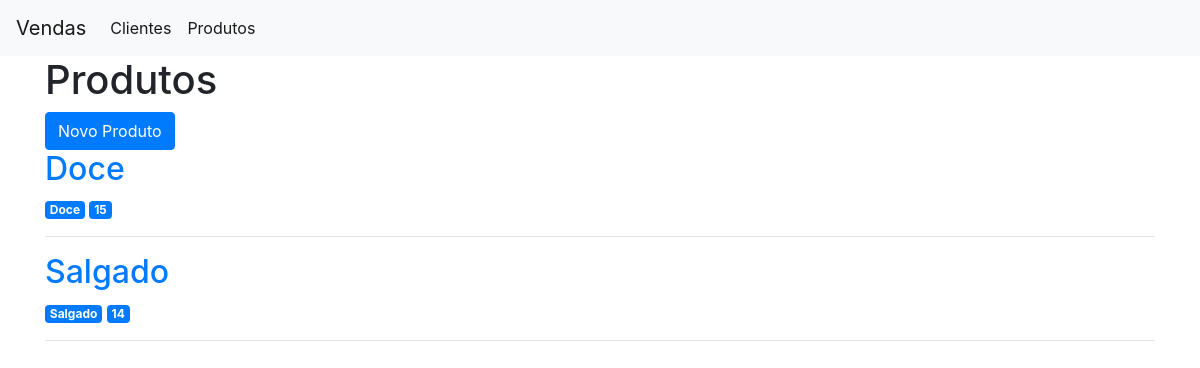
The app's page /produtos, older data.
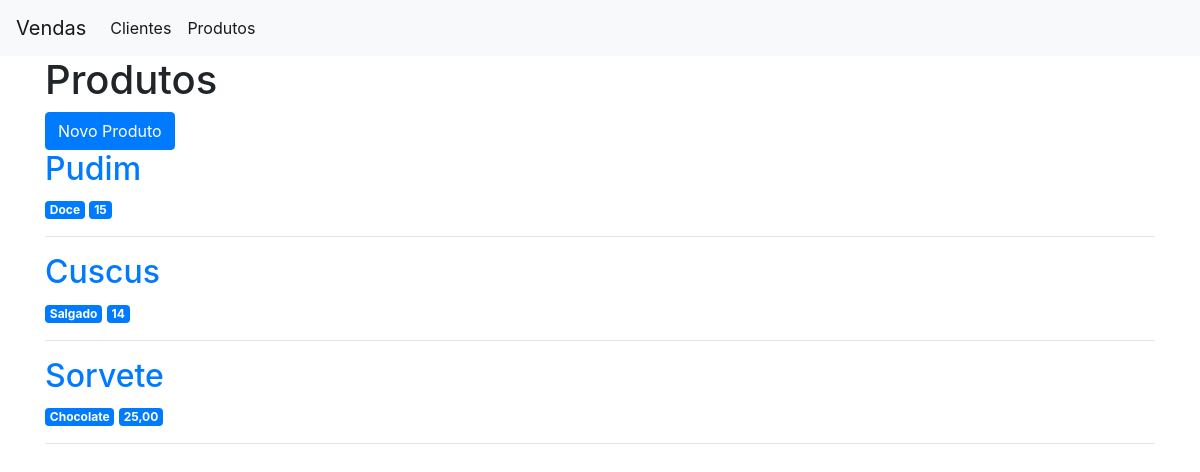
The same page, newer data.
### app.py (models this page shows)
class Produtos(db.Model):
    id = db.Column(db.Integer, primary_key=True)
    descricao = db.Column(db.String(80), nullable=False)
    peso = db.Column(db.Integer, nullable=False)
    volume = db.Column(db.Integer, nullable=False)
    sabor = db.Column(db.String(80), nullable=False)
    valor_custo = db.Column(db.String(10), nullable=False)
    valor_venda = db.Column(db.String(10), nullable=False)

### app.py (the view)
@app.route('/produtos')
def produtos():
    produtos = Produtos.query.all()
    return render_template('produtos.html', produtos = produtos)

### templates/produtos.html
{% extends 'base.html' %}
{% block content %}
    <h1>{% block title %} Produtos {% endblock %}</h1>
    <a href="{{url_for('novo_produto')}}" class="btn btn-primary">Novo Produto</a>
    {% for produto in produtos %}
        <a href="{{ url_for('produto', produto_id=produto['id']) }}">
            <h2>{{ produto['descricao'] }}</h2>
        </a>
        <span class="badge badge-primary">{{ produto['sabor'] }}</span>
        <span class="badge badge-primary">{{ produto['valor_venda'] }}</span>
        <hr>
    {% endfor %}
{% endblock %}

Row changes from the older to the newer data that the page shows:
changed Produtos "Doce": descricao "Doce" → "Pudim"
changed Produtos "Salgado": descricao "Salgado" → "Cuscus"
added Produtos: descricao "Sorvete", sabor "Chocolate", valor_venda "25,00"
